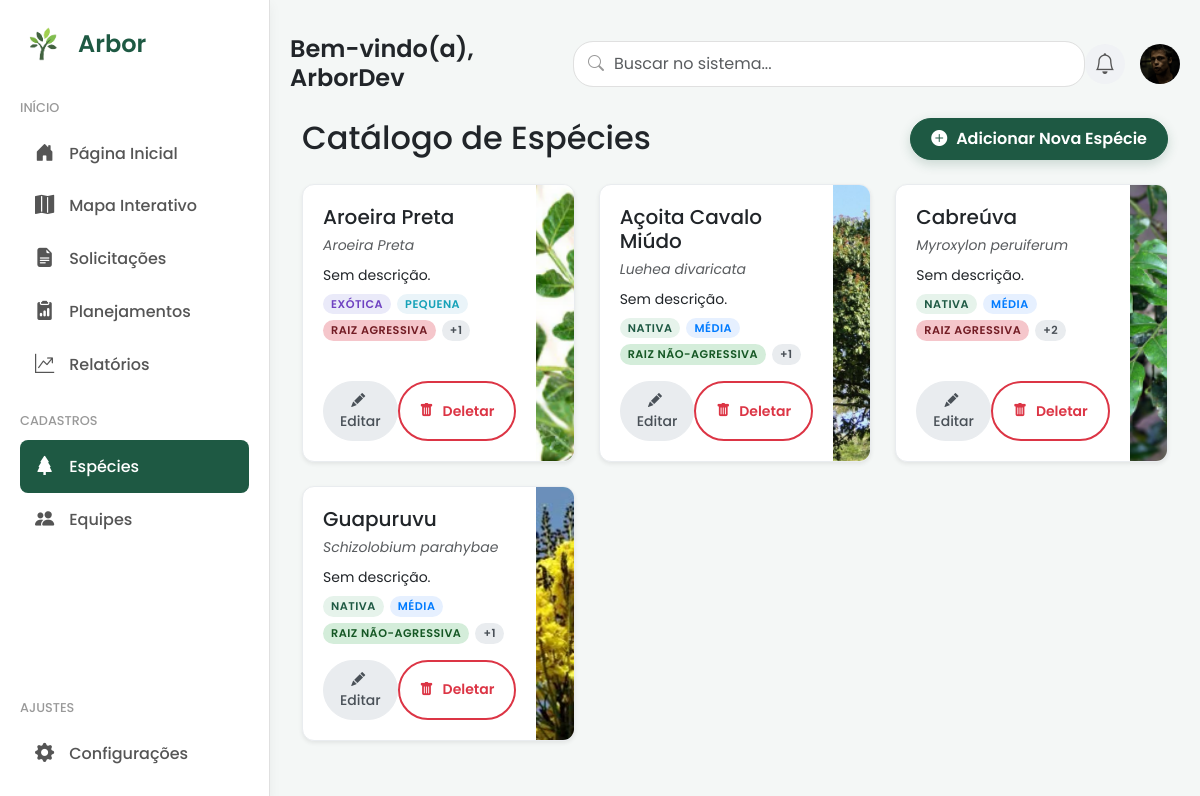
Page /especies/ (signed in) on the earlier database version.
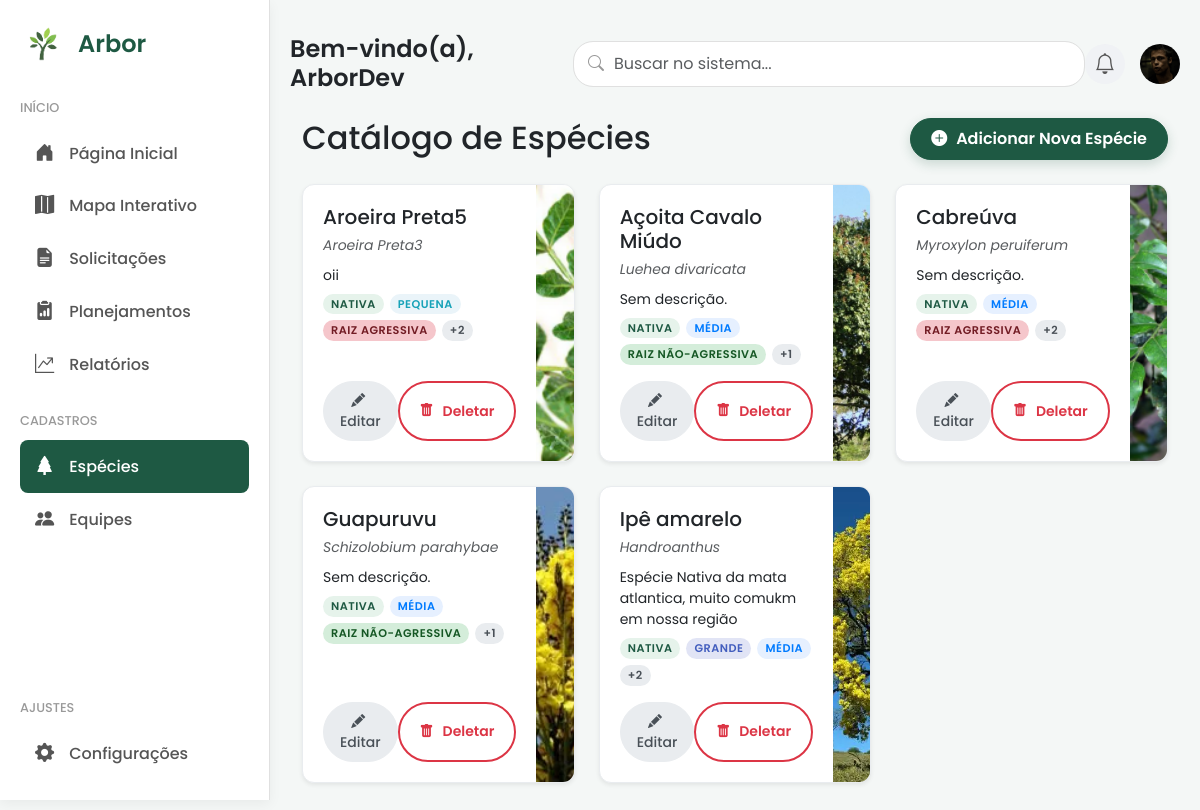
Same page on the later database version.
### core/models.py (models this page shows, shortened)
class Profile(models.Model):
    user = models.OneToOneField(User, on_delete=models.CASCADE)
    imagem = models.ImageField(default='profile_pics/default.jpg', upload_to='profile_pics')
    cidade_principal = models.ForeignKey(
        CidadePermitida,
        on_delete=models.SET_NULL, # Se a cidade for apagada, não apaga o perfil
        null=True,
        blank=True,
        related_name="usuarios_residentes"
    )
    cidades_secundarias = models.ManyToManyField(
        CidadePermitida,
        blank=True,
        related_name="usuarios_visitantes"
    )

class Especie(models.Model):
    nome_popular = models.CharField(max_length=150, unique=True)
    nome_cientifico =  models.CharField(max_length=150, blank=True, null=True)
    descricao = models.TextField(blank=True, null=True)
    imagem = models.ImageField(upload_to='especies_fotos/', blank=True, null=True, help_text="Foto que aparecerá no card do catálogo.")
    tags = models.ManyToManyField(Tag, blank=True, related_name="especies")

class Tag(models.Model):
    nome = models.CharField(max_length=50, unique=True, help_text="Ex: Nativa, Frutífera, Ornamental")
    cor_fundo = models.CharField(max_length=7, default="#E9ECEF", help_text="Cor de fundo da tag (formato HEX, ex: #E9ECEF)")
    cor_texto = models.CharField(max_length=7, default="#495057", help_text="Cor do texto da tag (formato HEX, ex: #495057)")
    categoria = models.ForeignKey(TagCategory, on_delete=models.CASCADE, related_name="tags", null=True)
    class Meta:
        verbose_name = "Tag"
        verbose_name_plural = "Tags"
        ordering = ['categoria__nome', 'nome']

### core/views.py (the view)
# urls.py: path('especies/', especie_list, name='especie_list'),
@login_required
def especie_list(request):
    especies = Especie.objects.prefetch_related('tags').order_by('nome_popular')
    paginator = Paginator(especies, 9)
    page_number = request.GET.get('page')
    page_obj = paginator.get_page(page_number)
    return render(request, 'core/especie_list.html', {'especies': page_obj})

### core/templates/core/especie_list.html (shortened to what this page needs)
{% extends 'core/base_app.html' %}
{% load static %}
{% block content %}
    <div class="page-header d-flex justify-content-between align-items-center mb-4">
        <h2 class="mb-0">Catálogo de Espécies</h2>
        <a href="{% url 'especie_create' %}" class="btn btn-principal-acao">
            <i class="bi bi-plus-circle-fill me-1"></i>
            Adicionar Nova Espécie
        </a>
    </div>
    <div class="row">
        {% for especie in especies %}
            <div class="col-lg-4 col-md-6 mb-4 d-flex">
                <div class="card card-especie-horizontal h-100 shadow-sm">
                    <div class="card-body-content d-flex flex-column">
                        <div>
                            <h5 class="card-title mb-1">{{ especie.nome_popular }}</h5>
                            <small class="text-muted fst-italic">{{ especie.nome_cientifico|default:"" }}</small>
                            <p class="card-text small my-2">{{ especie.descricao|default:"Sem descrição."|truncatewords:15 }}</p>
                            {% if especie.tags.all %}
                            <div class="tags-container">
                                {% for tag in especie.tags.all|slice:":3" %}
                                    <span class="tag" style="background-color: {{ tag.cor_fundo }}; color: {{ tag.cor_texto }};">{{ tag.nome }}</span>
                                {% endfor %}
                                {% if especie.tags.all.count > 3 %}
                                    <span class="tag tag-more">+{{ especie.tags.all.count|add:"-3" }}</span>
                                {% endif %}
                            </div>
                            {% endif %}
                            </div>
                        <div class="mt-auto pt-3 d-flex justify-content-between">
                            <a href="{% url 'especie_update' pk=especie.pk %}" class="btn btn-secondary-custom btn-sm">
                                <i class="bi bi-pencil-fill me-1"></i> Editar
                            </a>
                            <a href="{% url 'especie_delete' pk=especie.pk %}" class="btn btn-danger-outline btn-sm">
                                <i class="bi bi-trash-fill me-1"></i> Deletar
                            </a>
                        </div>
                    </div>
                    <div class="card-body-img">
                         {% if especie.imagem %}
                            <img src="{{ especie.imagem.url }}" alt="{{ especie.nome_popular }}">
                        {% else %}
                            <img src="{% static 'core/img/placeholder_arvore.jpg' %}" alt="Imagem Padrão">
                        {% endif %}
                    </div>
                </div>
                </div>
        {% endfor %}
    </div>
{% endblock %}

### core/templates/core/base_app.html (shortened to what this page needs)
{% load static %}
<!doctype html>
<html lang="pt-br">
  <head>
    <link href="https://cdn.jsdelivr.net/npm/bootstrap@5.3.3/dist/css/bootstrap.min.css" rel="stylesheet">
    <link rel="stylesheet" href="https://cdn.jsdelivr.net/npm/bootstrap-icons@1.11.3/font/bootstrap-icons.min.css">
    <link rel="stylesheet" href="https://unpkg.com/leaflet@1.9.4/dist/leaflet.css" />
    <link rel="stylesheet" href="https://cdnjs.cloudflare.com/ajax/libs/leaflet.draw/1.0.4/leaflet.draw.css" />
    <link rel="stylesheet" href="https://unpkg.com/leaflet.markercluster@1.4.1/dist/MarkerCluster.css" />
    <link rel="stylesheet" href="https://unpkg.com/leaflet.markercluster@1.4.1/dist/MarkerCluster.Default.css" />
    <link href="https://cdn.jsdelivr.net/npm/select2@4.1.0-rc.0/dist/css/select2.min.css" rel="stylesheet" />
    <link rel="stylesheet" href="{% static 'core/css/custom.css' %}">
  </head>
  <body class="app-body">
    <div class="app-container">
        <nav class="sidebar">
            <div>
                <div class="sidebar-header">
                    <div class="sidebar-logo">
                        <img src="{% static 'core/img/arvore-logo-verde.png' %}" alt="Logo Arbor" style="width: 48px;">
                        <span class="sidebar-logo-text">Arbor</span>
                    </div>
                </div>
                <ul class="sidebar-menu">
                    <li class="menu-header"><span>Início</span></li>
                    <li><a href="{% url 'home' %}" class="{% if request.resolver_match.url_name == 'home' %}active{% endif %}"><i class="bi bi-house-door-fill"></i><span class="menu-text"> Página Inicial</span></a></li>
                    <li><a href="{% url 'mapa' %}" class="{% if request.resolver_match.url_name == 'mapa' %}active{% endif %}"><i class="bi bi-map-fill"></i><span class="menu-text"> Mapa Interativo</span></a></li>
                    <li><a href="{% url 'solicitacao_list' %}" class=""><i class="bi bi-file-earmark-text-fill"></i><span class="menu-text"> Solicitações</span></a></li>
                    <li><a href="{% url 'planejamentos' %}" class="{% if pagina == 'planejamentos' %}active{% endif %}"><i class="bi bi-clipboard2-data-fill"></i><span class="menu-text"> Planejamentos</span></a></li> </span></a></li>
                    <li><a href="{% url 'relatorios' %}" class="{% if request.resolver_match.url_name == 'relatorios' %}active{% endif %}"><i class="bi bi-graph-up-arrow"></i><span class="menu-text"> Relatórios</span></a></li>
                    <li class="menu-header"><span>Cadastros</span></li>
                    <li><a href="{% url 'especie_list' %}" class="{% if 'especie' in request.resolver_match.url_name %}active{% endif %}"><i class="bi bi-tree-fill"></i><span class="menu-text"> Espécies</span></a></li>
                    <li><a href="{% url 'equipe_list' %}" class="{% if 'equipe' in request.resolver_match.url_name %}active{% endif %}"><i class="bi bi-people-fill"></i><span class="menu-text"> Equipes</span></a></li>
                </ul>
            </div>
            <div class="sidebar-footer">
                <ul class="sidebar-menu">
                    <li class="menu-header"><span>Ajustes</span></li>
                    <li><a href="{% url 'configuracoes' %}"><i class="bi bi-gear-fill"></i><span class="menu-text"> Configurações</span></a></li>
                </ul>
            </div>
        </nav>
        <main class="main-content">
            <header class="main-header">
                <div class="header-greeting">
                    <h4>Bem-vindo(a), {{ user.first_name|default:user.username }}</h4>
                </div>
                <div class="header-search">
                    <form action="{% url 'search_results' %}" method="get" class="d-flex">
                        <i class="bi bi-search"></i>
                        <input class="form-control" type="search" name="q" placeholder="Buscar no sistema..." aria-label="Search">
                    </form>
                </div>
                <div class="header-actions">
                    <a href="#" class="header-icon-btn" data-bs-toggle="tooltip" data-bs-placement="bottom" title="Notificações">
                        <i class="bi bi-bell"></i>
                    </a>
                    <div class="dropdown profile-dropdown">
                        <a href="#" class="d-block link-dark text-decoration-none dropdown-toggle" id="dropdownUser1" data-bs-toggle="dropdown" aria-expanded="false">
                            <img src="{{ user.profile.imagem.url }}" alt="Foto do Perfil" width="40" height="40" class="rounded-circle">
                        </a>
                    </div>
                </div>
            </header>
            <div class="page-content">
                <div class="container-xl">
                    {% block content %}{% endblock %}
                </div>
            </div>
        </main>
    </div>
  </body>
</html>

Differences in the rows shown:
changed Especie: loses Tag (nome "EXÓTICA"); nome_popular "Aroeira Preta" → "Aroeira Preta5"; nome_cientifico "Aroeira Preta" → "Aroeira Preta3"; descricao "Sem descrição." → "oii"; gains Tag (nome "NATIVA"); tags.all.count|add "1" → "2"
added Especie: nome_popular "Ipê amarelo", nome_cientifico "Handroanthus", descricao "Espécie Nativa da mata atlantica, muito comukm em nossa região", tags.all.count|add "2", imagem (picture), Tag (nome "NATIVA"), Tag (nome "MÉDIA")
now on this page (row unchanged): Tag: nome "GRANDE", shown under "Ipê amarelo"
